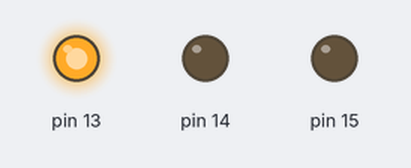
Bench run of a sketch on a simulated Arduino Uno, built with avr-gcc and run on an emulated ATmega328P. Shown: output pins drawn as LEDs (lit = HIGH).

Above: at 0.5 s.
At 2.5 s:
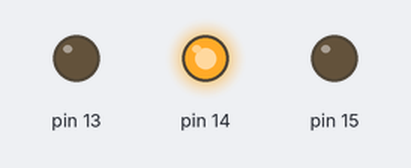
At 4.5 s:
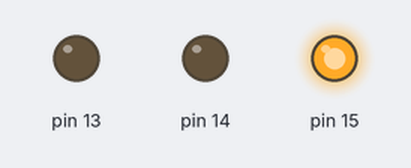
At 5.5 s:
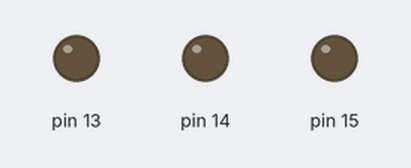
Timing chart, 0 to 7.8 s (numbered marks = the images above):
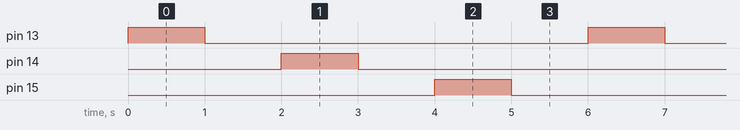

The sketch:

LEDrun.ino
```cpp
void setup() {
  pinMode(15, OUTPUT);
  pinMode(14, OUTPUT);
  pinMode(13, OUTPUT);
}

// the loop function runs over and over again forever
void loop() {
  for(int i=13;i<=15;i++ ){
  digitalWrite(i, HIGH);   // turn the LED on (HIGH is the voltage level)
  delay(1000);                       // wait for a second
  digitalWrite(i, LOW);    // turn the LED off by making the voltage LOW
  delay(1000);
  }           // wait for a second
}
```

Measured:
- by itself, pin 13–15: alternates HIGH for 1.0 s and LOW for 5.0 s
- by itself, everything shown: repeats every 6.0 s, in 6 steps
